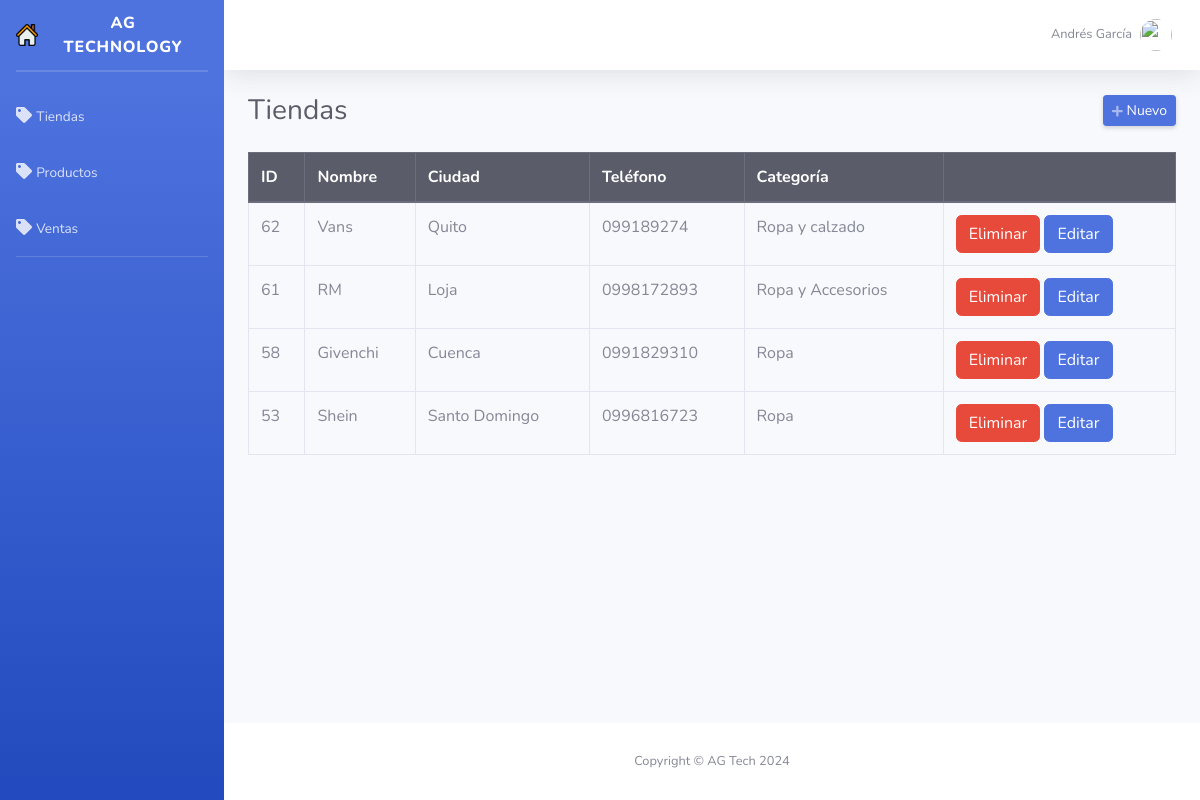
/admin/tiendas.php (signed in), run on the app's committed database.
### tables this page shows
CREATE TABLE `tiendas` (
  `id_tienda` int(11) NOT NULL,
  `nombre_tienda` text NOT NULL,
  `ciudad` text NOT NULL,
  `telefono` text NOT NULL,
  `categoria` varchar(50) NOT NULL
);

### admin/tiendas.php (the view, shortened to what this page needs)
<?php
require_once "../config/conexion.php";
include("includes/header.php");
?>
<div class="d-sm-flex align-items-center justify-content-between mb-4">
    <h1 class="h3 mb-0 text-gray-800">Tiendas</h1>
    <a href="#" class="d-none d-sm-inline-block btn btn-sm btn-primary shadow-sm" id="abrirCategoria"><i class="fas fa-plus fa-sm text-white-50"></i> Nuevo</a>
</div>
<div class="row">
    <div class="col-md-12">
        <div class="table-responsive">
            <table class="table table-hover table-bordered" style="width: 100%;">
                <thead class="thead-dark">
                    <tr>
                        <th>ID</th>
                        <th>Nombre</th>
                        <th>Ciudad</th>
                        <th>Teléfono</th>
                        <th>Categoría</th>
                        <th></th>
                    </tr>
                </thead>
                <tbody>
                    <?php
                    $query = mysqli_query($conexion, "SELECT * FROM tiendas ORDER BY id_tienda DESC");
                    while ($data = mysqli_fetch_assoc($query)) { ?>
                        <tr>
                            <td><?php echo $data['id_tienda']; ?></td>
                            <td><?php echo $data['nombre_tienda']; ?></td>
                            <td><?php echo $data['ciudad']; ?></td>
                            <td><?php echo $data['telefono']; ?></td>
                            <td><?php echo $data['categoria']; ?></td>
                            <td>
                                <form method="post" action="tiendas.php" class="d-inline eliminar">
                                    <button class="btn btn-danger" type="submit">Eliminar</button>
                                </form>
                                <button class="btn btn-primary" type="button" data-toggle="modal" data-target="#editarTienda<?php echo $data['id_tienda']; ?>">Editar</button>
                            </td>
                        </tr>
                    <?php } ?>
                </tbody>
            </table>
        </div>
    </div>
</div>
<?php include("includes/footer.php"); ?>

### data on the page
tiendas: id_tienda "62", nombre_tienda "Vans", ciudad "Quito", telefono "099189274", categoria "Ropa y calzado"
tiendas: id_tienda "61", nombre_tienda "RM", ciudad "Loja", telefono "0998172893", categoria "Ropa y Accesorios"
tiendas: id_tienda "58", nombre_tienda "Givenchi", ciudad "Cuenca", telefono "0991829310", categoria "Ropa"
tiendas: id_tienda "53", nombre_tienda "Shein", ciudad "Santo Domingo", telefono "0996816723", categoria "Ropa"

### other printed values
$_SESSION['nombre'] "Andrés García"
